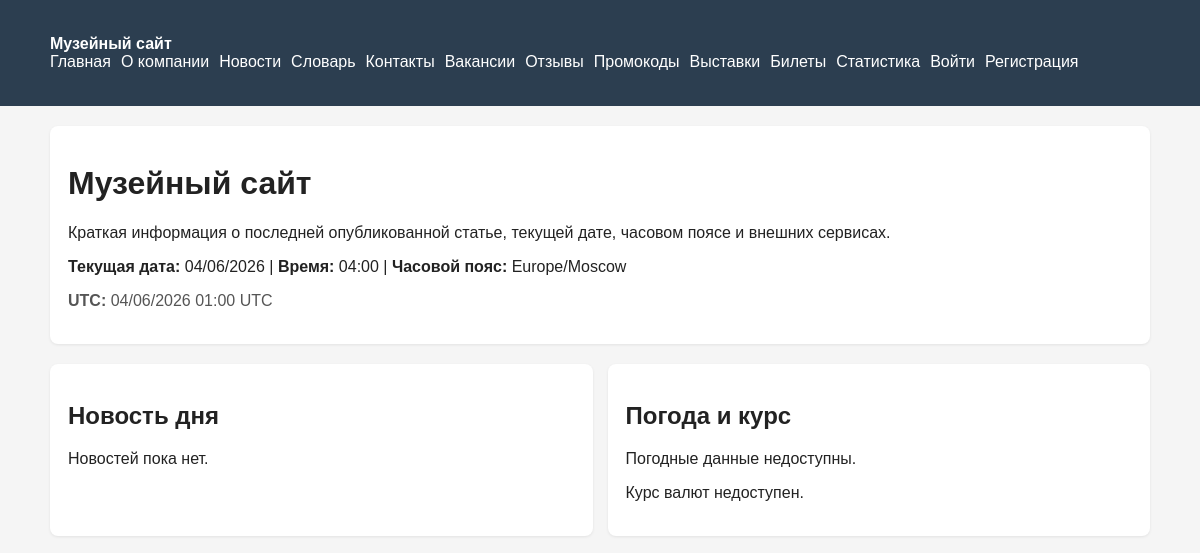
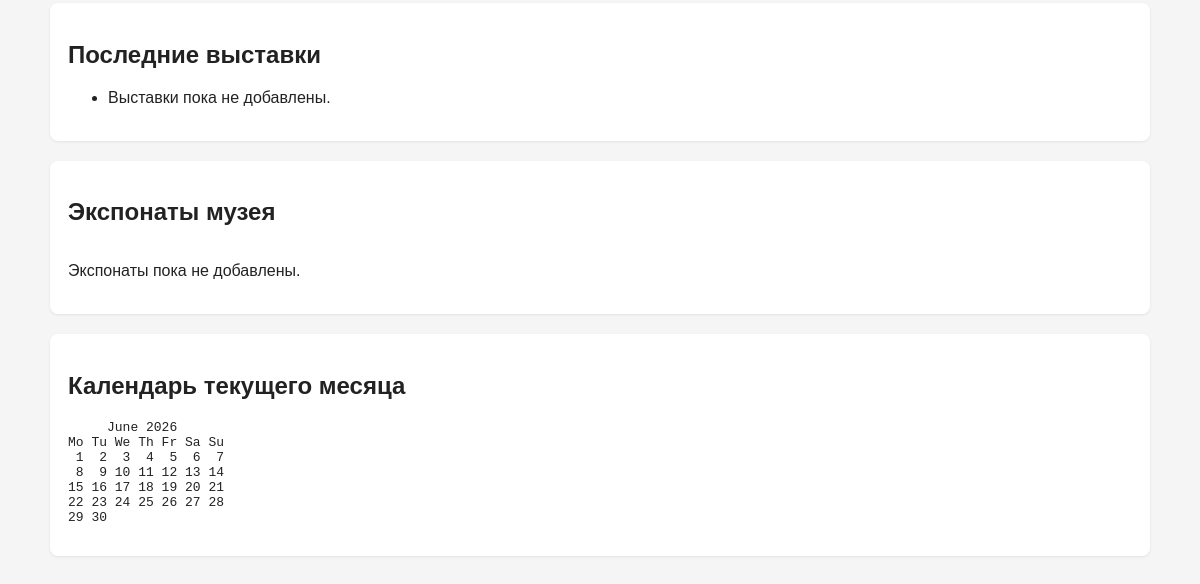
Before: / with the older database file (2 pictures, top to bottom).
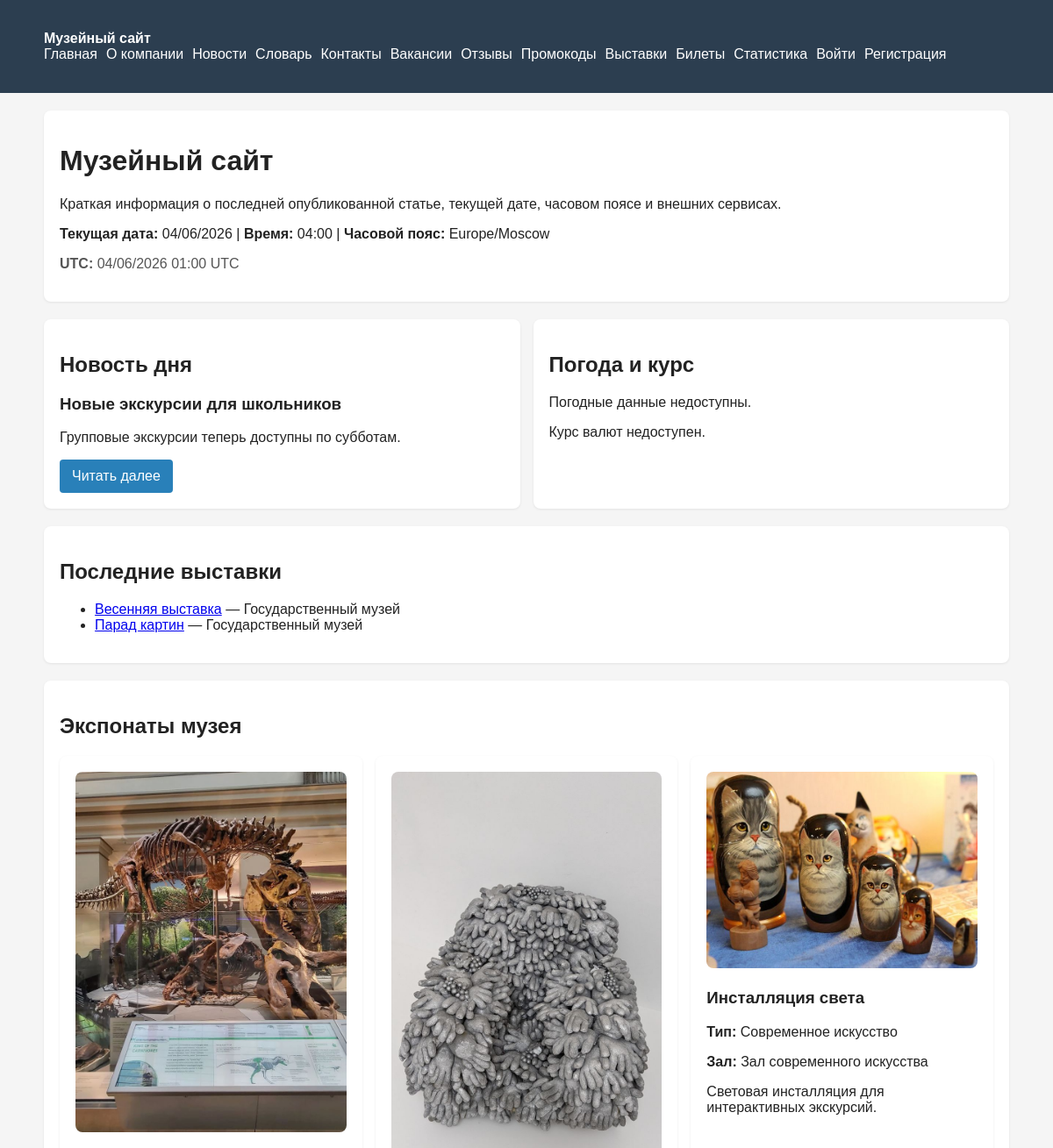
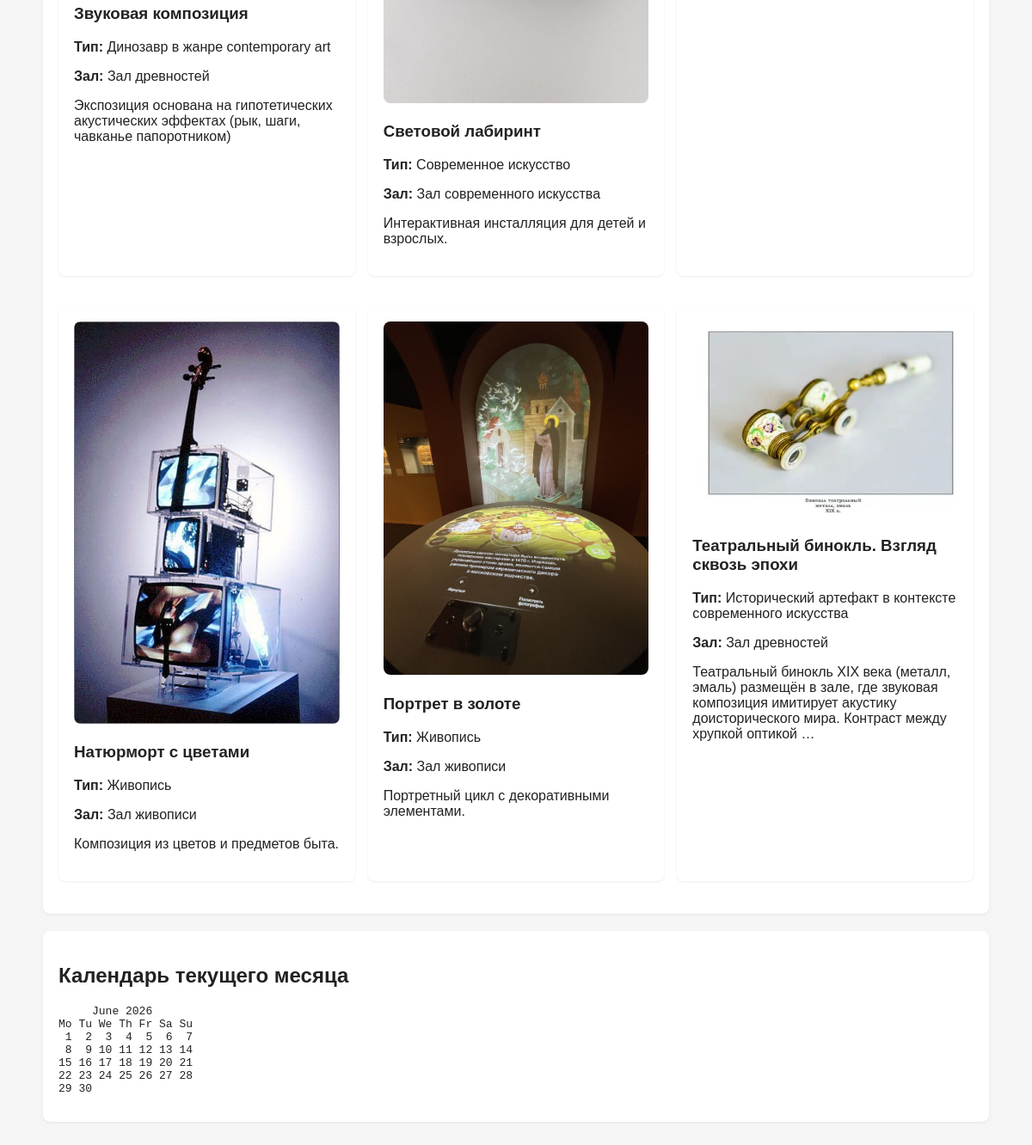
After: the same page with the newer database file (2 pictures, top to bottom).
### museum/models.py (models this page shows, shortened)
class NewsArticle(models.Model):
    title = models.CharField(max_length=200)
    slug = models.SlugField(unique=True)
    summary = models.TextField(blank=True)
    body = models.TextField(blank=True)
    image = models.FileField(upload_to="", blank=True, default="3.webp")
    published_at = models.DateTimeField()
    created_at = models.DateTimeField(auto_now_add=True)
    updated_at = models.DateTimeField(auto_now=True)

class Exhibition(models.Model):
    museum = models.ForeignKey(Museum, on_delete=models.CASCADE, related_name="exhibitions")
    title = models.CharField(max_length=200)
    description = models.TextField(blank=True)
    start_date = models.DateField()
    end_date = models.DateField()
    guides = models.ManyToManyField(Guide, blank=True, related_name="exhibitions")
    is_active = models.BooleanField(default=True)
    is_adult_only = models.BooleanField(default=False, verbose_name="Только для 18+")

class Museum(models.Model):
    name = models.CharField(max_length=150)
    city = models.CharField(max_length=100)
    address = models.CharField(max_length=200)
    description = models.TextField(blank=True)
    created_at = models.DateTimeField(auto_now_add=True)

class Exhibit(models.Model):
    hall = models.ForeignKey(Hall, on_delete=models.CASCADE, related_name="exhibits")
    title = models.CharField(max_length=200)
    kind = models.CharField(max_length=120)
    accession_date = models.DateField()
    description = models.TextField(blank=True)
    assigned_guide = models.ForeignKey(Guide, on_delete=models.SET_NULL, null=True, blank=True, related_name="supervised_exhibits")
    image = models.FileField(upload_to="", blank=True, default="12.jpg")
    created_at = models.DateTimeField(auto_now_add=True)
    updated_at = models.DateTimeField(auto_now=True)

class Hall(models.Model):
    museum = models.ForeignKey(Museum, on_delete=models.CASCADE, related_name="halls")
    number = models.PositiveIntegerField()
    name = models.CharField(max_length=120)
    floor = models.PositiveIntegerField()
    area = models.DecimalField(max_digits=8, decimal_places=2)
    description = models.TextField(blank=True)
    updated_at = models.DateTimeField(auto_now=True)

### museum/views.py (the view)
# urls.py: path("", home_view, name="home"),
def home_view(request):
    now = timezone.localtime()
    news_qs = NewsArticle.objects.filter(published_at__lte=now).order_by("-published_at")
    news_of_the_day = random.choice(list(news_qs[:5])) if news_qs.exists() else None
    company_info = CompanyInfo.objects.order_by("-updated_at").first()
    weather = fetch_weather_data()
    currency = fetch_currency_rate()
    latest = Exhibition.objects.order_by("-start_date")[:5]
    featured_exhibits = (
        Exhibit.objects.select_related("hall")
        .order_by("-accession_date")[:6]
    )
    context = {
        "latest_exhibitions": latest,
        "featured_exhibits": featured_exhibits,
        "news_of_the_day": news_of_the_day,
        "company_info": company_info,
        "weather": weather,
        "currency": currency,
        "current_date": now.strftime("%d/%m/%Y"),
        "current_time": now.strftime("%H:%M"),
        "timezone_name": timezone.get_current_timezone_name(),
        "utc_now": timezone.now().astimezone(dt_timezone.utc).strftime("%d/%m/%Y %H:%M UTC"),
        "calendar_text": calendar.month(now.year, now.month),
    }
    return render(request, "museum/home.html", context)

### museum/views.py (called while the page is built)
def fetch_weather_data():
    url = (
        "https://api.open-meteo.com/v1/forecast?latitude=53.9&longitude=27.57"
        "&current=temperature_2m,wind_speed_10m&timezone=Europe%2FMoscow"
    )
    try:
        with urllib.request.urlopen(url, timeout=5) as response:
            data = json.load(response)
        current = data.get("current", {})
        return {
            "temperature": current.get("temperature_2m"),
            "wind": current.get("wind_speed_10m"),
        }
    except Exception as exc:
        logger.warning("Не удалось получить погодные данные: %s", exc)
        return None

def fetch_currency_rate():
    url = "https://api.exchangerate-api.com/v4/latest/USD"
    try:
        with urllib.request.urlopen(url, timeout=5) as response:
            data = json.load(response)
        rates = data.get("rates", {})
        return {
            "usd_to_rub": rates.get("RUB"),
            "usd_to_eur": rates.get("EUR"),
        }
    except Exception as exc:
        logger.warning("Не удалось получить курс валют: %s", exc)
        return None

### templates/museum/home.html (shortened to what this page needs)
{% extends 'base.html' %}
{% block content %}
<div class="panel">
    <h1>Музейный сайт</h1>
    <p>Краткая информация о последней опубликованной статье, текущей дате, часовом поясе и внешних сервисах.</p>
    <p><strong>Текущая дата:</strong> {{ current_date }} | <strong>Время:</strong> {{ current_time }} | <strong>Часовой пояс:</strong> {{ timezone_name }}</p>
    <p class="muted"><strong>UTC:</strong> {{ utc_now }}</p>
</div>
<div class="grid">
    <div class="panel">
        <h2>Новость дня</h2>
        {% if news_of_the_day %}
            <h3>{{ news_of_the_day.title }}</h3>
            <p>{{ news_of_the_day.summary|default:news_of_the_day.body|truncatewords:25 }}</p>
            <a class="btn" href="{% url 'museum:news-detail' news_of_the_day.slug %}">Читать далее</a>
        {% else %}
            <p>Новостей пока нет.</p>
        {% endif %}
    </div>
    <div class="panel">
        <h2>Погода и курс</h2>
        {% if weather %}
            <p>Температура: {{ weather.temperature }}°C</p>
            <p>Ветер: {{ weather.wind }} м/с</p>
        {% else %}
            <p>Погодные данные недоступны.</p>
        {% endif %}
        {% if currency %}
            <p>USD → RUB: {{ currency.usd_to_rub }}</p>
            <p>USD → EUR: {{ currency.usd_to_eur }}</p>
        {% else %}
            <p>Курс валют недоступен.</p>
        {% endif %}
    </div>
</div>
<div class="panel">
    <h2>Последние выставки</h2>
    <ul>
        {% for exhibition in latest_exhibitions %}
            <li>
                <a href="{% url 'museum:exhibition-detail' exhibition.pk %}">{{ exhibition.title }}</a> — {{ exhibition.museum.name }}
            </li>
        {% empty %}
            <li>Выставки пока не добавлены.</li>
        {% endfor %}
    </ul>
</div>
<div class="panel">
    <h2>Экспонаты музея</h2>
    <div class="grid">
        {% for exhibit in featured_exhibits %}
            <div class="panel">
                {% if exhibit.image %}
                    <img src="{{ exhibit.image.url }}" alt="{{ exhibit.title }}">
                {% endif %}
                <h3>{{ exhibit.title }}</h3>
                <p><strong>Тип:</strong> {{ exhibit.kind }}</p>
                <p><strong>Зал:</strong> {{ exhibit.hall.name }}</p>
                <p>{{ exhibit.description|truncatewords:20 }}</p>
            </div>
        {% empty %}
            <p>Экспонаты пока не добавлены.</p>
        {% endfor %}
    </div>
</div>
<div class="panel">
    <h2>Календарь текущего месяца</h2>
    <pre>{{ calendar_text }}</pre>
</div>
{% endblock %}

### templates/base.html (shortened to what this page needs)
<!DOCTYPE html>
<html lang="ru">
<head>
</head>
<body>
<header>
    <div class="container">
        <strong>Музейный сайт</strong>
        <nav>
            <a href="{% url 'museum:home' %}">Главная</a>
            <a href="{% url 'museum:about' %}">О компании</a>
            <a href="{% url 'museum:news-list' %}">Новости</a>
            <a href="{% url 'museum:faq' %}">Словарь</a>
            <a href="{% url 'museum:contacts' %}">Контакты</a>
            <a href="{% url 'museum:vacancies' %}">Вакансии</a>
            <a href="{% url 'museum:reviews' %}">Отзывы</a>
            <a href="{% url 'museum:promocodes' %}">Промокоды</a>
            <a href="{% url 'museum:exhibition-list' %}">Выставки</a>
            <a href="{% url 'museum:tickets' %}">Билеты</a>
            <a href="{% url 'museum:stats' %}">Статистика</a>
            {% if user.is_authenticated %}
                <a href="{% url 'museum:booking' %}">Бронирование</a>
                <a href="{% url 'museum:cabinet' %}">Личный кабинет</a>
                {% if user.is_superuser %}
                    <a href="{% url 'museum:exhibition-create' %}">Добавить выставку</a>
                {% endif %}
                <form action="{% url 'museum:logout' %}" method="post" style="display:inline; margin:0;">
                    {% csrf_token %}
                    <button type="submit" class="logout-btn">Выйти</button>
                </form>
            {% else %}
                <a href="{% url 'museum:login' %}">Войти</a>
                <a href="{% url 'museum:register' %}">Регистрация</a>
            {% endif %}
        </nav>
    </div>
</header>
<div class="container">
    {% block content %}{% endblock %}
</div>
</body>
</html>

### templates/base.html (style rules this page uses)
body { font-family: Arial, sans-serif; margin: 0; background: #f5f5f5; color: #222; }
header { background: #2c3e50; color: #fff; padding: 15px 20px; }
nav { display: flex; flex-wrap: wrap; gap: 10px; }
nav a { color: #fff; text-decoration: none; }
.container { max-width: 1100px; margin: 0 auto; padding: 20px; }
.panel { background: #fff; padding: 18px; border-radius: 8px; margin-bottom: 20px; box-shadow: 0 1px 3px rgba(0,0,0,0.08); }
.grid { display: grid; grid-template-columns: repeat(auto-fit, minmax(280px, 1fr)); gap: 15px; }
.btn { display: inline-block; padding: 10px 14px; background: #2980b9; color: #fff; text-decoration: none; border-radius: 4px; border: 0; cursor: pointer; }
img { max-width: 100%; border-radius: 8px; }
.muted { color: #555; }

Changed rows visible on the page:
added NewsArticle: title "Новые экскурсии для школьников", summary "Групповые экскурсии теперь доступны по субботам."
added Exhibition: title "Весенняя выставка", museum.name "Государственный музей"
added Exhibition: title "Парад картин", museum.name "Государственный музей"
added Exhibit: image (picture), title "Звуковая композиция", kind "Динозавр в жанре contemporary art", hall.name "Зал древностей", description "Экспозиция основана на гипотетических акустических эффектах (рык, шаги, чавканье папоротником)"
added Exhibit: image (picture), title "Световой лабиринт", kind "Современное искусство", hall.name "Зал современного искусства", description "Интерактивная инсталляция для детей и взрослых."
added Exhibit: image (picture), title "Инсталляция света", kind "Современное искусство", hall.name "Зал современного искусства", description "Световая инсталляция для интерактивных экскурсий."
added Exhibit: image (picture), title "Натюрморт с цветами", kind "Живопись", hall.name "Зал живописи", description "Композиция из цветов и предметов быта."
added Exhibit: image (picture), title "Портрет в золоте", kind "Живопись", hall.name "Зал живописи", description "Портретный цикл с декоративными элементами."
added Exhibit: image (picture), title "Театральный бинокль. Взгляд сквозь эпохи", kind "Исторический артефакт в контексте современного искусства", hall.name "Зал древностей", description "Театральный бинокль XIX века (металл, эмаль) размещён в зале, где звуковая композиция имитирует акустику доисторического мира. Контраст между хрупкой оптикой …"
Other visible differences:
text no longer shown: "Новостей пока нет. Выставки пока не добавлены. Экспонаты пока не добавлены."
text now shown: "Читать далее"
